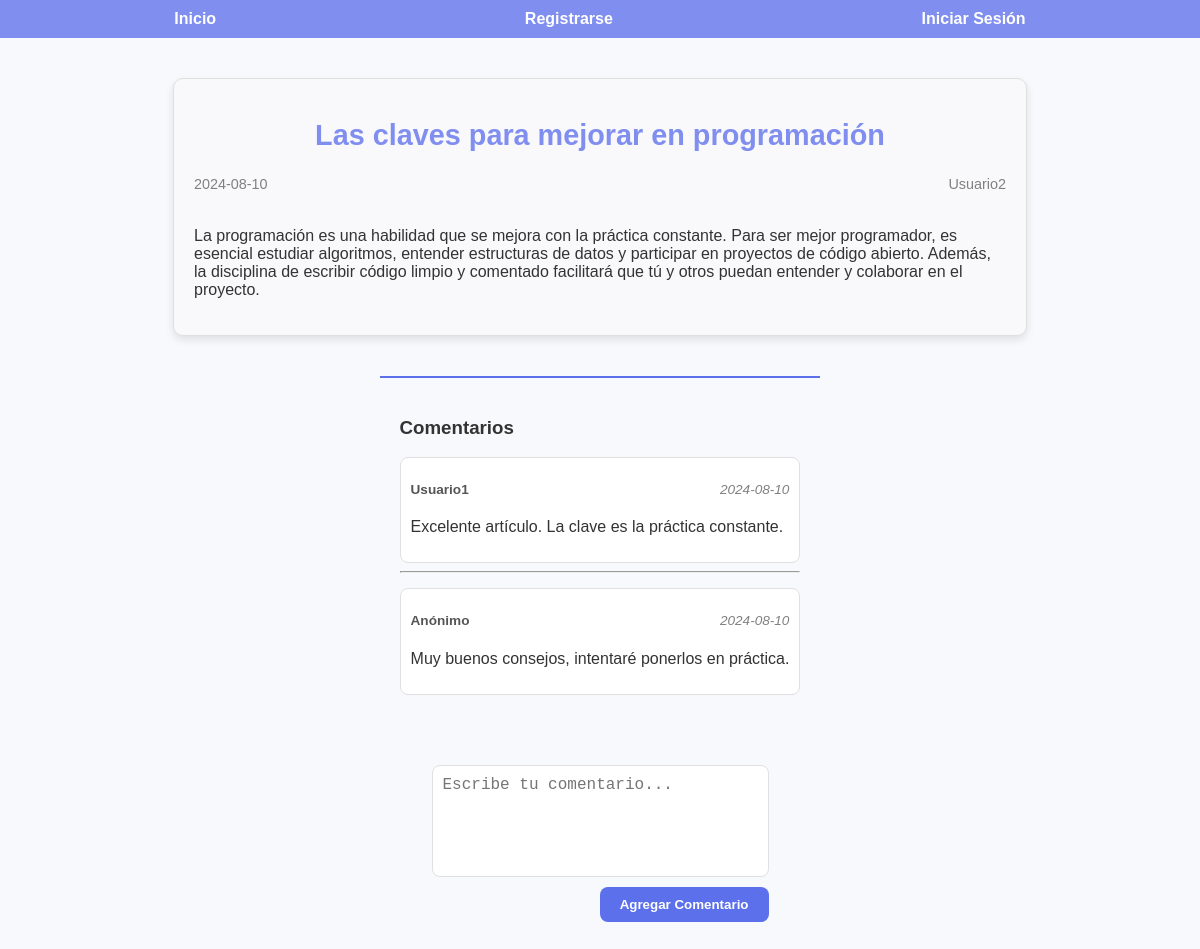
Screenshot of /mv_paginas/mv_publicacion.php?id=5 with the database file from the repository.
### tables this page shows
CREATE TABLE IF NOT EXISTS posts (
    id_post INT AUTO_INCREMENT PRIMARY KEY,
    titulo VARCHAR(255),
    fecha DATE DEFAULT(CURDATE()),
    descripcion VARCHAR(250),
    contenido TEXT,
    id_usuario INT,
    FOREIGN KEY (id_usuario) REFERENCES usuarios(id_usuario)
);

CREATE TABLE IF NOT EXISTS usuarios (
    id_usuario INT AUTO_INCREMENT PRIMARY KEY,
    username VARCHAR(255) NOT NULL,
    password VARCHAR(255) NOT NULL
);

CREATE TABLE IF NOT EXISTS comentarios (
    id_comentario INT AUTO_INCREMENT PRIMARY KEY,
    id_usuario INT DEFAULT NULL,
    id_post INT,
    contenido TEXT,
    fecha DATE DEFAULT(CURDATE()),
    FOREIGN KEY (id_usuario) REFERENCES usuarios(id_usuario),
    FOREIGN KEY (id_post) REFERENCES posts(id_post)
);

### mv_paginas/mv_publicacion.php (the view, shortened to what this page needs)
<?php
$sql = "SELECT titulo, fecha, descripcion, contenido, u.username FROM posts AS p
            LEFT JOIN usuarios AS u ON u.id_usuario = p.id_usuario
            WHERE id_post = :id";
$id = $_GET["id"];
$pdo = mv_getConexionBaseDatos();
$stmt = $pdo->prepare($sql);
$stmt->execute(["id" => $id]);
$result = $stmt->fetch(PDO::FETCH_ASSOC);
include_once "../mv_include/mv_head.php";
?>
<body>
    <?php
    include_once "../mv_include/mv_navbar.php";
    ?>
    <main>
        <section class="contenido-publicacion">
            <h1><?php echo htmlspecialchars($result["titulo"]) ?></h1>
            <div class="propiedades">
                <p class="fecha"><?php echo htmlspecialchars($result["fecha"]) ?></p>
                <p class="autor"><?php echo htmlspecialchars($result["username"]) ?></p>
            </div>
            <p class="contenido"><?php echo nl2br(htmlspecialchars($result["contenido"])) ?></p>
        </section>
        <section class="lista-comentarios">
            <h3>Comentarios</h3>
            <?php
            $sql = "SELECT contenido, c.fecha, u.username FROM comentarios AS c
                LEFT JOIN usuarios AS u ON u.id_usuario = c.id_usuario
                WHERE id_post = :id";
            $id = $_GET["id"];
            $pdo = mv_getConexionBaseDatos();
            $stmt = $pdo->prepare($sql);
            $stmt->execute(["id" => $id]);
            $results = $stmt->fetchAll(PDO::FETCH_ASSOC);
            foreach ($results as $index => $result) {
                if ($index != 0) {
                    echo "<hr>";
                }
                ?>
                <div class="comentario">
                    <div class="datos-comentario">
                        <p class="usuario">
                            <?php echo isset($result["username"]) ? htmlspecialchars($result["username"]) : "Anónimo"; ?>
                        </p>
                        <p class="fecha-comentario"><?php echo htmlspecialchars($result["fecha"]); ?></p>
                    </div>
                    <p class="contenido-comentario"><?php echo nl2br(htmlspecialchars($result["contenido"])); ?></p>
                </div>
                <?php
            }
            ?>
        </section>
        <div id="insertar-comentario" class="comentario-formulario">
            <textarea placeholder="Escribe tu comentario..." cols="30" rows="5"></textarea>
            <button type="button">Agregar Comentario</button>
        </div>
    </main>
</body>

### mv_estilos/mv_estilos.css (style rules this page uses)
:root { --primary-color: #7f8eef; --accent-color: #5d70eb; --hover-color: #6978d9; --background-color: #f8f9fc; --text-color: #333; --border-radius: 8px; --shadow-color: rgba(0, 0, 0, 0.1); }
html, body { margin: 0; padding: 0; font-size: 16px; font-family: Arial, sans-serif; background-color: var(--background-color); color: var(--text-color); }
main { display: flex; flex-direction: column; justify-content: center; align-items: center; padding: 20px; }
h1, h2 { font-size: 1.5rem; margin: 20px 0; text-align: center; color: var(--text-color); }
.contenido-publicacion { max-width: 70%; margin: 20px auto; padding: 20px; border: 1px solid #e0e0e0; border-radius: 10px; background-color: #f9f9fb; box-shadow: 0 4px 8px var(--shadow-color); }
.contenido-publicacion h1 { font-size: 1.8rem; margin-bottom: 10px; color: var(--primary-color); }
.propiedades { display: flex; justify-content: space-between; font-size: 0.9rem; color: gray; margin-bottom: 20px; }
.lista-comentarios { max-width: 70%; margin: 20px auto; padding: 20px; border-top: 2px solid var(--accent-color); }
.comentario { margin-top: 15px; padding: 10px; border: 1px solid #e0e0e0; border-radius: 8px; background-color: #ffffff; }
.datos-comentario { display: flex; justify-content: space-between; font-size: 0.85rem; color: gray; }
.usuario { font-weight: bold; color: #555; }
.fecha-comentario { font-style: italic; }
.contenido-comentario { margin-top: 8px; font-size: 1rem; color: var(--text-color); }
.comentario-formulario { max-width: 70%; margin: 20px auto; padding: 10px; display: flex; flex-direction: column; gap: 10px; }
.comentario-formulario textarea { padding: 10px; font-size: 1rem; border-radius: 8px; border: 1px solid #e0e0e0; resize: vertical; transition: border-color 0.3s ease; resize: none; }
.comentario-formulario button { width: fit-content; padding: 10px 20px; background-color: var(--accent-color); color: white; border: none; border-radius: 8px; cursor: pointer; font-weight: bold; transition: background-color 0.3s ease; align-self: flex-end; }

### rows the page displays
posts: titulo "Las claves para mejorar en programación", fecha "2024-08-10", id_usuario.username "Usuario2", contenido "La programación es una habilidad que se mejora con la práctica constante. Para ser mejor programador, es esencial estudiar algoritmos, entender estructuras de datos y participar en proyectos de código abierto. Además, la disciplina de escribir código limpio y comentado facilitará que tú y otros puedan entender y colaborar en el proyecto."
comentarios: id_usuario.username "Usuario1", fecha "2024-08-10", contenido "Excelente artículo. La clave es la práctica constante."
comentarios: shows "Anónimo", fecha "2024-08-10", contenido "Muy buenos consejos, intentaré ponerlos en práctica."
